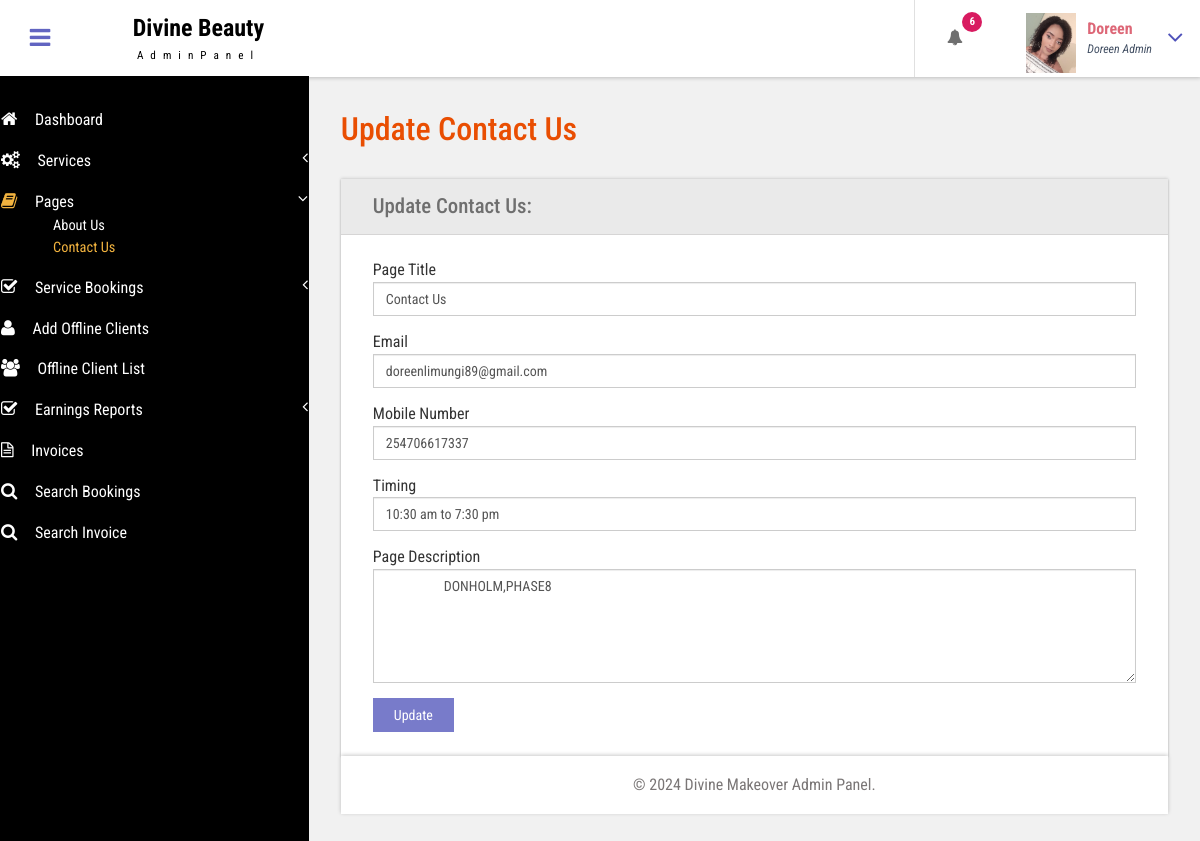
The page /admin/contact-us.php (signed in) on the database its author committed.
### tables this page shows
CREATE TABLE `tblpage` (
  `ID` int(10) NOT NULL,
  `PageType` varchar(200) DEFAULT NULL,
  `PageTitle` mediumtext DEFAULT NULL,
  `PageDescription` mediumtext DEFAULT NULL,
  `Email` varchar(200) DEFAULT NULL,
  `MobileNumber` bigint(10) DEFAULT NULL,
  `UpdationDate` date DEFAULT NULL,
  `Timing` varchar(200) NOT NULL
);

### admin/contact-us.php (the view, shortened to what this page needs)
<?php
include('includes/dbconnection.php');
if (strlen($_SESSION['bpmsaid']==0)) {
  header('location:logout.php');
  } else{
  ?>
<!DOCTYPE HTML>
<html>
<head>
<link href="css/bootstrap.css" rel='stylesheet' type='text/css' />
<link href="css/style.css" rel='stylesheet' type='text/css' />
<link href="css/font-awesome.css" rel="stylesheet">
<link href="css/animate.css" rel="stylesheet" type="text/css" media="all">
<link href="css/custom.css" rel="stylesheet">
</head>
<body class="cbp-spmenu-push">
	<div class="main-content">
		 <?php include_once('includes/sidebar.php');?>
	 <?php include_once('includes/header.php');?>
		<div id="page-wrapper">
			<div class="main-page">
				<div class="forms">
					<h3 class="title1">Update Contact Us</h3>
					<div class="form-grids row widget-shadow" data-example-id="basic-forms">
						<div class="form-title">
							<h4>Update Contact Us:</h4>
						</div>
						<div class="form-body">
							<form method="post">
  <?php
$ret=mysqli_query($con,"select * from  tblpage where PageType='contactus'");
while ($row=mysqli_fetch_array($ret)) {
?>
							 <div class="form-group"> <label for="exampleInputEmail1">Page Title</label> <input type="text" class="form-control" name="pagetitle" id="pagetitle" value="<?php  echo $row['PageTitle'];?>" required="true"> </div><div class="form-group"> <label for="exampleInputEmail1">Email</label> <input type="text" class="form-control" name="email" id="email" value="<?php  echo $row['Email'];?>" required="true"> </div><div class="form-group"> <label for="exampleInputEmail1">Mobile Number</label> <input type="text" class="form-control" name="mobnumber" id="mobnumber" value="<?php  echo $row['MobileNumber'];?>" required="true"> </div><div class="form-group"> <label for="exampleInputEmail1">Timing</label> <input type="text" class="form-control" name="timing" id="timing" value="<?php  echo $row['Timing'];?>" required="true"> </div> <div class="form-group"> <label for="exampleInputPassword1">Page Description</label> <textarea name="pagedes" id="pagedes" rows="5" class="form-control">
        <?php  echo $row['PageDescription'];?></textarea> </div>
							 <?php } ?>
							  <button type="submit" name="submit" class="btn btn-default">Update</button> </form>
						</div>
					</div>
			</div>
		</div>
		 <?php include_once('includes/footer.php');?>
	</div>
</body>
</html>
<?php } ?>

### admin/includes/header.php (shortened to what this page needs)
<div class="sticky-header header-section ">
      <div class="header-left">
        <button id="showLeftPush"><i class="fa fa-bars"></i></button>
        <div class="logo">
          <a href="index.html">
            <h1>Divine Beauty</h1>
            <span>AdminPanel</span>
          </a>
        </div>
      </div>
      <div class="header-right">
        <div class="profile_details_left">
          <ul class="nofitications-dropdown">
            <?php
$ret1=mysqli_query($con,"select ID,Name from  tblappointment where Status=''");
$num=mysqli_num_rows($ret1);
?>
            <li class="dropdown head-dpdn">
              <a href="#" class="dropdown-toggle" data-toggle="dropdown" aria-expanded="false"><i class="fa fa-bell"></i><span class="badge blue"><?php echo $num;?></span></a>
            </li>
          </ul>
          <div class="clearfix"> </div>
        </div>
        <div class="profile_details">
        <?php
$adid=$_SESSION['bpmsaid'];
$ret=mysqli_query($con,"select AdminName from tbladmin where ID='$adid'");
$row=mysqli_fetch_array($ret);
$name=$row['AdminName'];
?>
          <ul>
            <li class="dropdown profile_details_drop">
              <a href="#" class="dropdown-toggle" data-toggle="dropdown" aria-expanded="false">
                <div class="profile_img">
                  <span class="prfil-img"><img src="images/new1.jpg" alt="" width="50" height="60"> </span>
                  <div class="user-name">
                    <p><?php echo $name; ?></p>
                    <span>Doreen Admin</span>
                  </div>
                  <i class="fa fa-angle-down lnr"></i>
                  <div class="clearfix"></div>
                </div>
              </a>
            </li>
          </ul>
        </div>
      </div>
      <div class="clearfix"> </div>
    </div>

### admin/css/style.css (style rules this page uses)
h4, h5, h6, h1, h2, h3 { margin: 0; }
ul, ol { margin: 0; }
p { margin: 0; }
html, body { font-family: 'Roboto Condensed', sans-serif; font-size: 100%; overflow-x: hidden; background: #fff; }
body a { transition: 0.5s all ease; -webkit-transition: 0.5s all ease; -moz-transition: 0.5s all ease; -o-transition: 0.5s all ease; -ms-transition: 0.5s all ease; text-decoration:none; }
h1,h2,h3,h4,h5,h6 { margin:0; }
p { margin:0; }
ul,label { margin:0; padding:0; }
.main-content { position: relative; }
.sticky-header { position: fixed; top: 0; left:0px; width: 100%; z-index: 100; }
.header-section { background:#fff; box-shadow: 1px 1px 4px rgba(0, 0, 0, 0.21); -webkit-box-shadow: 1px 1px 4px rgba(0, 0, 0, 0.21); -moz-box-shadow: 1px 1px 4px rgba(0, 0, 0, 0.21); -o-box-shadow: 1px 1px 4px rgba(0, 0, 0, 0.21); }
.header-section::after { clear: both; display: block; content: ''; }
.header-left { float: left; width: 45%; }
.header-right { float: right; }
button#showLeftPush { font-size: 1.5em; width: 80px; padding: 0.87em 0; text-align: center; cursor: pointer; float: left; color: #6F6F6F; -moz-transition: all 0.2s ease-out 0s; -webkit-transition: all 0.2s ease-out 0s; transition: all 0.2s ease-out 0s; border: none; background-color: #fff; outline:none; }
.cbp-spmenu-push { overflow-x: hidden; position: relative; }
.cbp-spmenu, .cbp-spmenu-push { -webkit-transition: all 0.3s ease; -moz-transition: all 0.3s ease; transition: all 0.3s ease; }
.cbp-spmenu-push div#page-wrapper { margin: 0 0 0 19.3em; transition:.5s all; -webkit-transition:.5s all; -moz-transition:.5s all; }
.fa { display: inline-block; font-family: FontAwesome; font-style: normal; font-weight: normal; line-height: 1; -webkit-font-smoothing: antialiased; -moz-osx-font-smoothing: grayscale; }
.logo { background: #fff; text-align: center; float: left; }
.logo a { padding: 0.9em 3.3em .7em; display: block; text-decoration: none; }
.logo a h1 { color: #000; font-size: 1.5em; line-height: 1.2em; font-weight: 700; }
.logo a span { color: #000; font-size: .7em; text-align: center; letter-spacing: 7px; }
.profile_details_left { float: left; }
li.dropdown.head-dpdn { display: inline-block; padding: 1.7em 0; border-left: 1px solid #E0E0E0; float: left; }
li.dropdown.head-dpdn a.dropdown-toggle { padding: 1.7em 2em; }
i.fa.fa-bell { color:#6F6F6F; }
.header-right span.badge { font-size: 11px; font-weight: bold; color: #FFF; background: #8BC34A; line-height: 15px; width: 20px; height: 20px; border-radius: 2em; -webkit-border-radius: 2em; -moz-border-radius: 2em; -o-border-radius: 2em; text-align: center; display: inline-block; position: absolute; top: 16%; padding: 2px 0 0; }
.header-right span.blue { background-color:#D81B60; }
.profile_details { float: right; }
.profile_details_drop a.dropdown-toggle { display:block; padding: 0.8em 3em 0 2em; }
.profile_img span.prfil-img { float:left; }
.user-name { float:left; margin-top:8px; margin-left:11px; height:35px; }
.profile_details ul li { list-style-type:none; position:relative; }
.profile_details li a i.fa.lnr { position: absolute; top: 34%; right: 8%; color: #4F52BA; font-size: 1.6em; }
.user-name p { font-size:1em; color:#DD6777; line-height:1em; font-weight:700; }
.user-name span { font-size: .75em; font-style: italic; color: #424f63; font-weight: normal; margin-top: .3em; }
.charts,.row { margin: 2em 0 0; }
.widget-shadow { background-color: #fff; box-shadow: 0 -1px 3px rgba(0,0,0,.12),0 1px 2px rgba(0,0,0,.24); -webkit-box-shadow: 0 -1px 3px rgba(0,0,0,.12),0 1px 2px rgba(0,0,0,.24); -moz-box-shadow: 0 -1px 3px rgba(0,0,0,.12),0 1px 2px rgba(0,0,0,.24); }
h3.title1 { font-size: 2em; color: #e94e02; margin-bottom: 0.8em; }
.forms h3.title1 { margin-bottom:0; }
.forms h4 { font-size: 1.3em; color: #6F6F6F; }
.form-title { padding: 1em 2em; background-color: #EAEAEA; border-bottom: 1px solid #D6D5D5; }
.form-body { padding: 1.5em 2em; }
.forms label { font-weight: 400; }
.form-control { border-radius: inherit; }
.forms button.btn.btn-default { background-color: rgba(97, 100, 193, 0.85); color: #fff; padding: .5em 1.5em; border: none; outline:none; border-radius: inherit; }

### admin/css/custom.css (style rules this page uses)
#page-wrapper { padding:7em 2em 2.5em; background-color: #F1F1F1; }

### rows shown on the page
tblpage: pagetitle "Contact Us", email "doreenlimungi89@gmail.com", mobnumber "254706617337", timing "10:30 am to 7:30 pm", pagedes "DONHOLM,PHASE8"

### other values the page prints
$num "6"
$name "Doreen"
